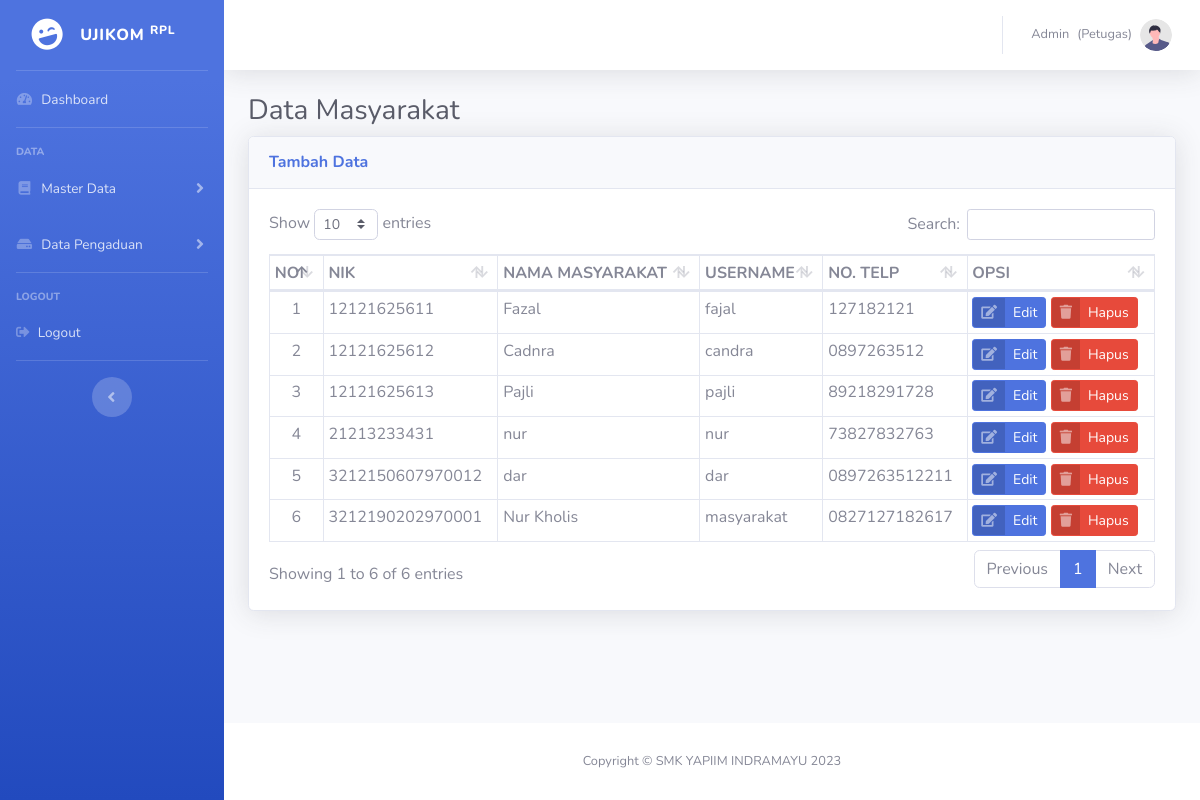
The app's page /petugas/masyarakat_data.php (signed in) with its own data.
### tables this page shows
CREATE TABLE `tb_petugas` (
  `id_petugas` int(11) NOT NULL,
  `nama_petugas` varchar(35) NOT NULL,
  `username` varchar(25) NOT NULL,
  `password` varchar(32) NOT NULL,
  `telp` varchar(13) NOT NULL,
  `level` enum('admin','petugas') NOT NULL
);

CREATE TABLE `tb_masyarakat` (
  `nik` varchar(16) NOT NULL,
  `nama` varchar(35) NOT NULL,
  `username` varchar(25) NOT NULL,
  `password` varchar(32) NOT NULL,
  `telp` varchar(13) NOT NULL
);

### petugas/masyarakat_data.php (the view, shortened to what this page needs)
<?php
include "header.php";
?>
<div class="container-fluid">
            <h1 class="h3 mb-2 text-gray-800">Data Masyarakat</h1>
            <div class="card shadow mb-4">
              <div class="card-header py-3">
                <a href=""><h6 class="m-0 font-weight-bold text-primary">Tambah Data</h6></a>
              </div>
              <div class="card-body">
                <div class="table-responsive">
                  <table class="table table-sm table-bordered" id="dataTable" width="100%" cellspacing="0">
                    <thead>
                      <tr>
                        <th>NO</th>
                        <th>NIK</th>
                        <th>NAMA MASYARAKAT</th>
                        <th>USERNAME</th>
                        <th>NO. TELP</th>
                        <th>OPSI</th>
                      </tr>
                    </thead>
                    <tbody>
                      <tr>
                      <?php
                        $dt_petugas = mysqli_query($koneksi,"SELECT * FROM tb_masyarakat
                        ");
                        $no = 1;
                        while ($petugas=mysqli_fetch_array($dt_petugas)){
                      ?>
                        <td align="center"><?php echo $no++; ?></td>
                        <td><?php echo $petugas['nik']; ?></td>
                        <td><?php echo $petugas['nama']; ?></td>
                        <td><?php echo $petugas['username']; ?></td>
                        <td><?php echo $petugas['telp']; ?></td>
                        <td>
                        <a href="#" class="btn btn-primary btn-icon-split btn-sm">
                          <span class="icon text-white-50">
                            <i class="fas fa-edit"></i>
                          </span>
                          <span class="text">Edit</span>
                        </a>
                        <a href="#" class="btn btn-danger btn-icon-split btn-sm">
                          <span class="icon text-white-50">
                            <i class="fas fa-trash"></i>
                          </span>
                          <span class="text">Hapus</span>
                        </a>
                        </td>
                      </tr>
                      <?php
                        }
                        ?>
                    </tbody>
                  </table>
                </div>
              </div>
            </div>
          </div>
<?php
include "footer.php";
?>

### petugas/header.php (shortened to what this page needs)
<!DOCTYPE html>
<html lang="en">
<head>
    <link href="../assets/vendor/fontawesome-free/css/all.min.css" rel="stylesheet" type="text/css">
    <link href="../assets/css/sb-admin-2.min.css" rel="stylesheet">
    <link href="../assets/vendor/datatables/dataTables.bootstrap4.min.css" rel="stylesheet" />
</head>
<body id="page-top">
<?php
include "../config/koneksi.php";
?>
    <div id="wrapper">
        <ul class="navbar-nav bg-gradient-primary sidebar sidebar-dark accordion" id="accordionSidebar">
            <a class="sidebar-brand d-flex align-items-center justify-content-center" href="index.php">
                <div class="sidebar-brand-icon rotate-n-15">
                    <i class="fas fa-laugh-wink"></i>
                </div>
                <div class="sidebar-brand-text mx-3">UJIKOM <sup>RPL</sup></div>
            </a>
            <hr class="sidebar-divider my-0">
            <li class="nav-item">
                <a class="nav-link" href="index.php">
                    <i class="fas fa-fw fa-tachometer-alt"></i>
                    <span>Dashboard</span></a>
            </li>
            <hr class="sidebar-divider">
            <div class="sidebar-heading">
                DATA
            </div>
            <li class="nav-item">
                <a class="nav-link collapsed" href="#" data-toggle="collapse" data-target="#collapseTwo"
                    aria-expanded="true" aria-controls="collapseTwo">
                    <i class="fas fa-fw fa-book"></i>
                    <span>Master Data</span>
                </a>
            </li>
            <li class="nav-item">
                <a class="nav-link collapsed" href="#" data-toggle="collapse" data-target="#collapseUtilities"
                    aria-expanded="true" aria-controls="collapseUtilities">
                    <i class="fas fa-fw fa-hdd"></i>
                    <span>Data Pengaduan</span>
                </a>
            </li>
            <hr class="sidebar-divider">
            <div class="sidebar-heading">
                LOGOUT
            </div>
            <li class="nav-item">
                <a class="nav-link" href="logout.php">
                    <i class="fas fa-sign-out-alt"></i>
                    <span>Logout</span></a>
            </li>
            <hr class="sidebar-divider d-none d-md-block">
            <div class="text-center d-none d-md-inline">
                <button class="rounded-circle border-0" id="sidebarToggle"></button>
            </div>
        </ul>
        <div id="content-wrapper" class="d-flex flex-column">
            <div id="content">
                <nav class="navbar navbar-expand navbar-light bg-white topbar mb-4 static-top shadow">
                    <ul class="navbar-nav ml-auto">
                        <li class="nav-item dropdown no-arrow">
                            <a class="nav-link dropdown-toggle" href="#" id="userDropdown" role="button"
                                data-toggle="dropdown" aria-haspopup="true" aria-expanded="false">
                                <span class="mr-2 d-none d-lg-inline text-gray-600 small">
                                <?php
                                    $id_petugas = $_SESSION['id_petugas'];
                                    $petugas = mysqli_query($koneksi,"SELECT * FROM tb_petugas where id_petugas='$id_petugas'");
                                    while ($ptg = mysqli_fetch_array($petugas)){
                                        echo $ptg ['nama_petugas'];
                                ?>
                                <?php } ?>
                                </span>
                                <span class="mr-2 d-none d-lg-inline text-gray-600 small">
                                    (Petugas)
                                </span>
                                <img class="img-profile rounded-circle"
                                    src="../assets/img/undraw_profile.svg">
                            </a>
                        </li>
                    </ul>
                </nav>

### records on screen
tb_petugas: nama_petugas "Admin"
tb_masyarakat: nik "12121625611", nama "Fazal", username "fajal", telp "127182121"
tb_masyarakat: nik "12121625612", nama "Cadnra", username "candra", telp "0897263512"
tb_masyarakat: nik "12121625613", nama "Pajli", username "pajli", telp "89218291728"
tb_masyarakat: nik "21213233431", nama "nur", username "nur", telp "73827832763"
tb_masyarakat: nik "3212150607970012", nama "dar", username "dar", telp "0897263512211"
tb_masyarakat: nik "3212190202970001", nama "Nur Kholis", username "masyarakat", telp "0827127182617"
